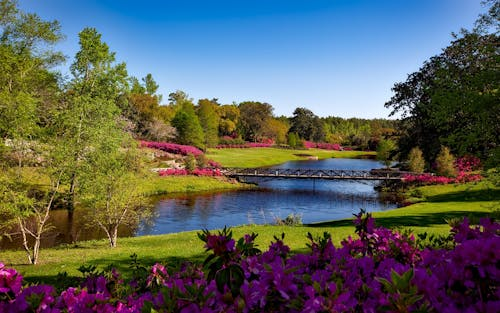
#> input picture du/lesok.jpeg, 500 x 313 px
$ python modra.py
#> lines starting #> are read from the running program, lines starting #| are printed output that depends on the picture
from PIL import Image

pic = Image.open("lesok.jpeg")
#> pic is the input picture: PIL image 500x313 RGB; mean R, G, B 91.2, 95.9, 91.6
pic2 = Image.new("RGB", (pic.size[1], pic.size[0]), "white")
#> pic2: PIL image 313x500 RGB; every value is 255
pixels = pic.load()
pixels2 = pic2.load()


for y in range(pic.size[1]):
    for x in range(pic.size[0]):
        temp = pixels[x, y][0]
        pixels[x, y] = (0, 0, temp)


#menis cisla
pic.show()
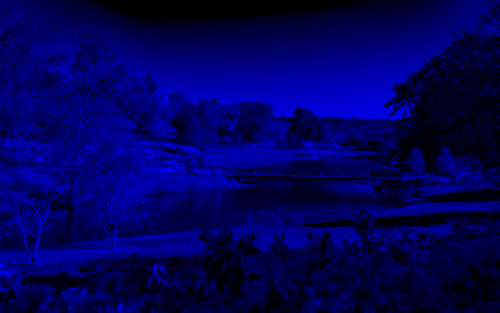
#> shown: PIL image 500x313 RGB; mean R, G, B 0, 0, 91.2
pic.save('modrykanal.jpeg')
